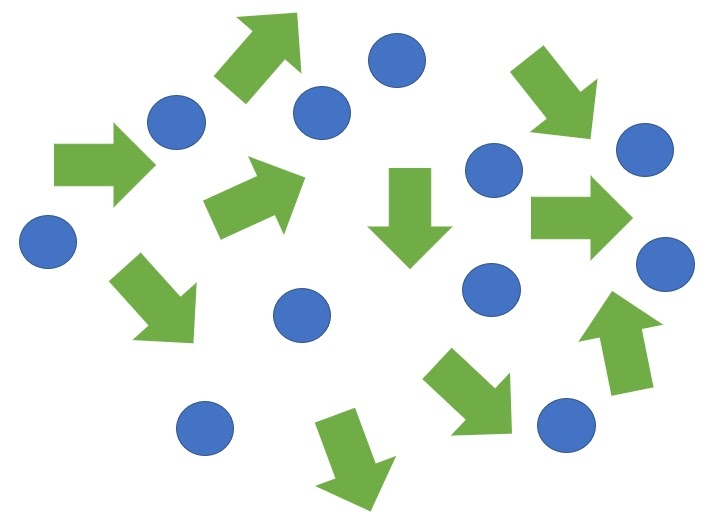
#> input picture OpenCV/14-templateMatching/images/test.jpg, 710 x 524 px; its folder holds 2 pictures in this run
$ python 102-multi.py
#> lines starting #> are read from the running program, lines starting #| are printed output that depends on the picture; after the words box and inside, x2 and y2 are one past the last pixel; in counts of white or black regions, pixels touching at a corner belong together
import cv2 as cv
import numpy as np
import os

from numpy.core.fromnumeric import reshape


# 근사치에 있는 것들을 검지
limit = 5 # 좌표 거리
def notInList (newObject) :
    global limit
    for detectedObject in detectedObjectList :
        a = detectedObject[0] - newObject[0]
        b = detectedObject[1] - newObject[1]
        if np.sqrt(a*a + b*b) < limit :
            return False
    return True

detectedObjectList = []

os.chdir('14-templateMatching\\images')
img_rgb = cv.imread('test.jpg')
#> img_rgb is the input picture: shape (524, 710, 3); mean B, G, R 228.3, 234.6, 224.1
img_gray = cv.cvtColor(img_rgb, cv.COLOR_BGR2GRAY)
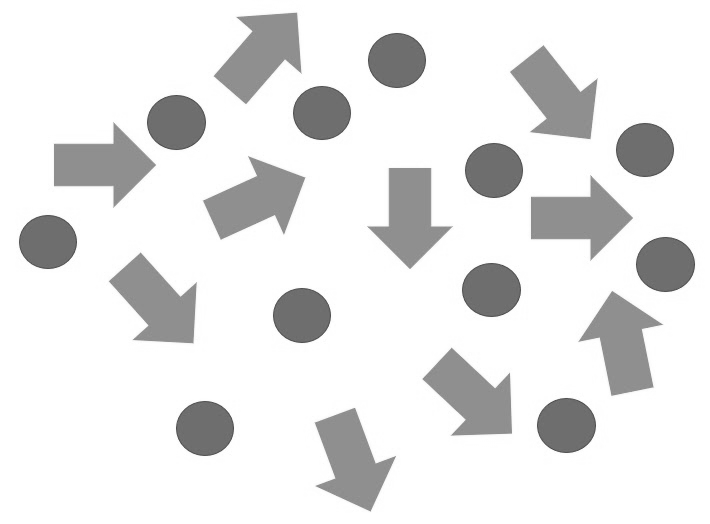
#> img_gray: shape (524, 710); min 72, max 255, mean 230.7

img_template = cv.imread('template.jpg', cv.IMREAD_GRAYSCALE)
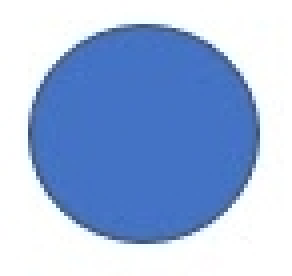
#> input picture OpenCV/14-templateMatching/images/template.jpg, 73 x 69 px (shown 4 times larger)
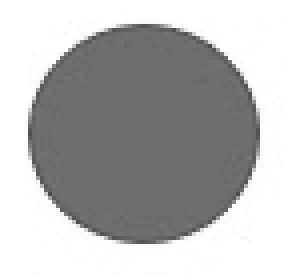
#> img_template: shape (69, 73) (shown 4 times larger); min 75, max 255, mean 181.8
w, h = img_template.shape[:2]
#> w = 69; h = 73

res = cv.matchTemplate(img_gray, img_template, cv.TM_CCOEFF_NORMED)
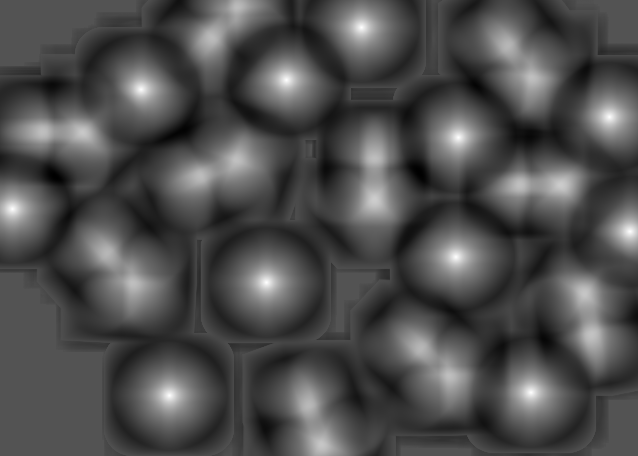
#> res: shape (456, 638) float32; min -0.489, max 1, mean -0.0308; drawn with min black and max white

# 임계값 0.9보다 크고
# 기존에 템플릿 검출 리스트에 포함된 좌표의 거리가 5이상이어야(위 def)
# 새로운 좌표로 리스트에 추가한다.
count = 0
for x in range(res.shape[1]) :
    for y in range(res.shape[0]) :
        if res[y, x] > 0.9 and notInList((x, y)) :
            detectedObjectList.append((x, y))
            # cv.rectangle(img_rgb, (x, y), (x+w, y+h), [0,0,255], -1)
            cv.rectangle(img_rgb, (x, y), (x+w, y+h), [0,0,255], 1)
            count = count + 1
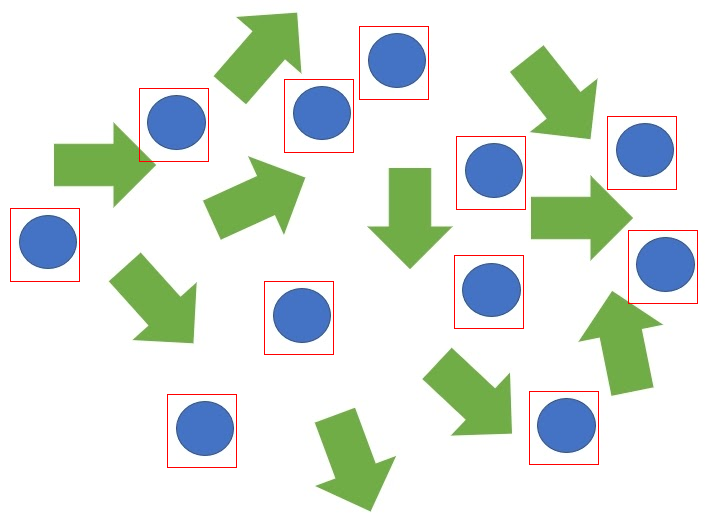
#> img_rgb: shape (524, 710, 3); 0.84% of pixels changed, all inside (x1, y1, x2, y2) = (10, 26, 698, 468)
#> after the loop, count = 11; detectedObjectList = [(10, 208), (139, 88), (167, 394), (264, 281), (284, 79), (359, 26), (454, 255), (456, 136), (529, 391), (607, 116), (628, 230)]

print('count : ', count)
#| count :  11
cv.imshow('img_rgb', img_rgb)
cv.waitKey(0)
